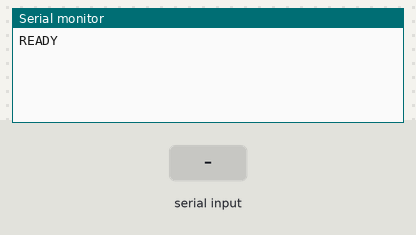
This sketch was run on a simulated ESP8266 (NodeMCU). Parts: the last lines printed to the serial monitor. Wiring (inferred from the names in the program): 24Cxx EEPROM at I2C address 0x57. Inputs (shaded band) come from the test bench. EEPROM starts erased.

Above: at 1.3 s.
1.4 s: "PING\n" received over Serial
At 2.3 s:
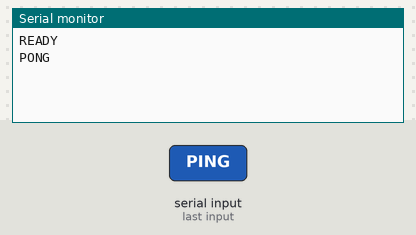
2.9 s: "SCAN\n" received over Serial
At 4.1 s:
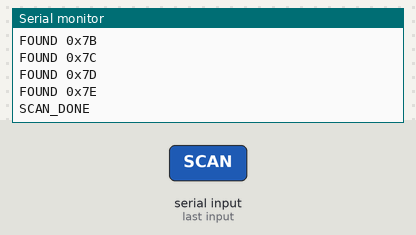
4.4 s: "WRITE 90\n" received over Serial
At 5.0 s:
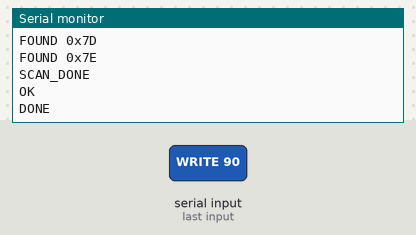
5.9 s: "READ 90\n" received over Serial
At 6.9 s:
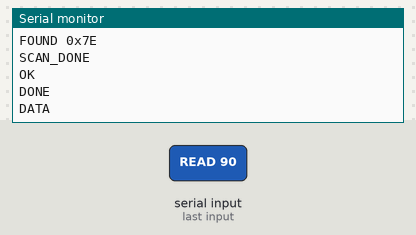
7.4 s: "READ  45\n" received over Serial
At 8.2 s:
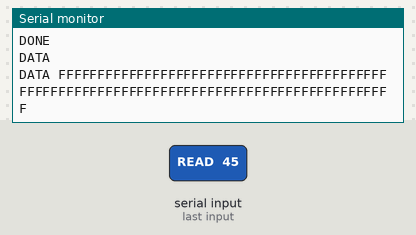

Measured:
- after the input at 1.4 s, the serial monitor: prints a new line at once (image 1)
- after the input at 2.9 s, the serial monitor: prints a new line at once (image 2)
- after the input at 7.4 s, the serial monitor: prints a new line at once (image 5)

The sketch:

eeprom.ino
```cpp
#include <Wire.h>

#define EEPROM_ADDR 0x57
#define PAGE_SIZE 32
#define EEPROM_SIZE 8192

void setup() {
  Serial.begin(115200);
  Wire.begin(D2, D1);
  Wire.setClock(100000);

  while (!Serial) {
    delay(10);
  }

  delay(100);
  Serial.println("READY");
}

void loop() {
  if (Serial.available()) {
    String cmd = Serial.readStringUntil('\n');
    cmd.trim();

    if (cmd == "PING") {
      Serial.println("PONG");
    }
    else if (cmd.startsWith("WRITE ")) {
      handle_write(cmd);
    }
    else if (cmd.startsWith("READ ")) {
      handle_read(cmd);
    }
    else if (cmd == "SCAN") {
      handle_scan();
    }
  }
}

void handle_write(String cmd) {
  int sep1 = cmd.indexOf(' ', 6);
  uint16_t addr = cmd.substring(6, sep1).toInt();
  int len = cmd.substring(sep1 + 1).toInt();
  Serial.println("OK");

  uint8_t buf[32];
  int received = 0;
  while (received < len) {
    if (Serial.available()) {
      buf[received++] = Serial.read();
    }
  }

  Wire.beginTransmission(EEPROM_ADDR);
  Wire.write((uint8_t)(addr >> 8));
  Wire.write((uint8_t)(addr & 0xFF));
  for (int i = 0; i < len; i++) {
    Wire.write(buf[i]);
  }
  uint8_t err = Wire.endTransmission();

  if (err == 0) {
    delay(10);
    Serial.println("DONE");
  } else {
    Serial.print("ERR ");
    Serial.println(err);
  }
}

void handle_read(String cmd) {
  int sep1 = cmd.indexOf(' ', 5);
  uint16_t addr = cmd.substring(5, sep1).toInt();
  int len = cmd.substring(sep1 + 1).toInt();

  Wire.beginTransmission(EEPROM_ADDR);
  Wire.write((uint8_t)(addr >> 8));
  Wire.write((uint8_t)(addr & 0xFF));
  uint8_t err = Wire.endTransmission();

  if (err != 0) {
    Serial.print("ERR ");
    Serial.println(err);
    return;
  }

  Wire.requestFrom(EEPROM_ADDR, len);
  Serial.print("DATA ");
  while (Wire.available()) {
    uint8_t b = Wire.read();
    if (b < 16) Serial.print("0");
    Serial.print(b, HEX);
  }
  Serial.println();
}

void handle_scan() {
  for (uint8_t a = 1; a < 127; a++) {
    Wire.beginTransmission(a);
    if (Wire.endTransmission() == 0) {
      Serial.print("FOUND 0x");
      Serial.println(a, HEX);
    }
  }
  Serial.println("SCAN_DONE");
}
```
